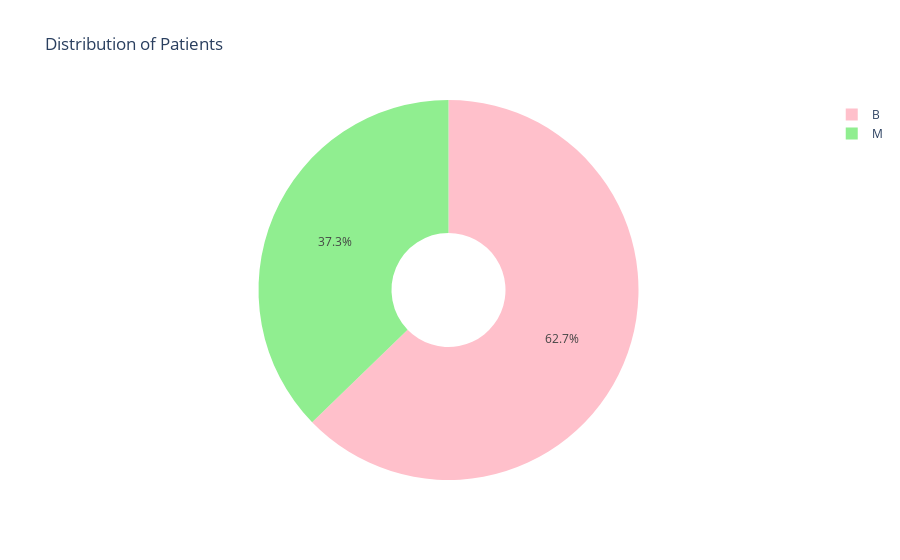

The cell this chart's notebook holds for it:
### Markdown cell above
## Data Visualization

### Code cell
# checking the different values contained in the diagnosis column

diagnosis = data['diagnosis'].value_counts()

diagnosis_label = diagnosis.index
diagnosis_size = diagnosis.values

colors = ['pink', 'lightgreen']

trace = go.Pie(labels = diagnosis_label,
              values = diagnosis_size,
               marker = dict(colors = colors),
               name = 'Breast Cancer',
               hole = 0.3
              )
df = [trace]
layout = go.Layout(title = 'Distribution of Patients')

fig = go.Figure(data = df, layout = layout)
py.iplot(fig)

### Figure 1 — Plotly figure (JSON) as saved in the notebook; plotly's stock layout.template omitted (floating-point values rounded to 4 significant figures)
{"data": [{"hole": 0.3, "labels": ["B", "M"], "marker": {"colors": ["pink", "lightgreen"]}, "name": "Breast Cancer", "type": "pie", "values": [357, 212]}], "layout": {"title": {"text": "Distribution of Patients"}}}
